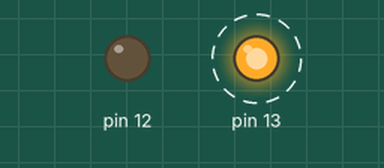
A sketch run on a simulated Arduino Uno, built with avr-gcc and run on an emulated ATmega328P. Shown: output pins drawn as LEDs (lit = HIGH). Dashed ring = blinking.

Above: at 0.5 s.
Timing chart, 0 to 4.6 s (numbered marks = the images above):
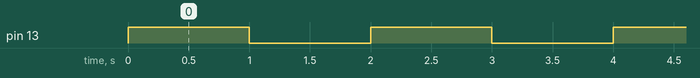

The sketch:

_13.ino
```cpp
void setup() {
  pinMode(12, OUTPUT);
  pinMode(13, OUTPUT);
}

void loop()
{
  digitalWrite(13,HIGH);
  digitalWrite(12,LOW);
  delay(1000);
  digitalWrite(13,LOW);
  digitalWrite(12,LOW);
  delay(1000);
}
```

Measured:
- by itself, pin 13: alternates HIGH for 1.0 s and LOW for 1.0 s
